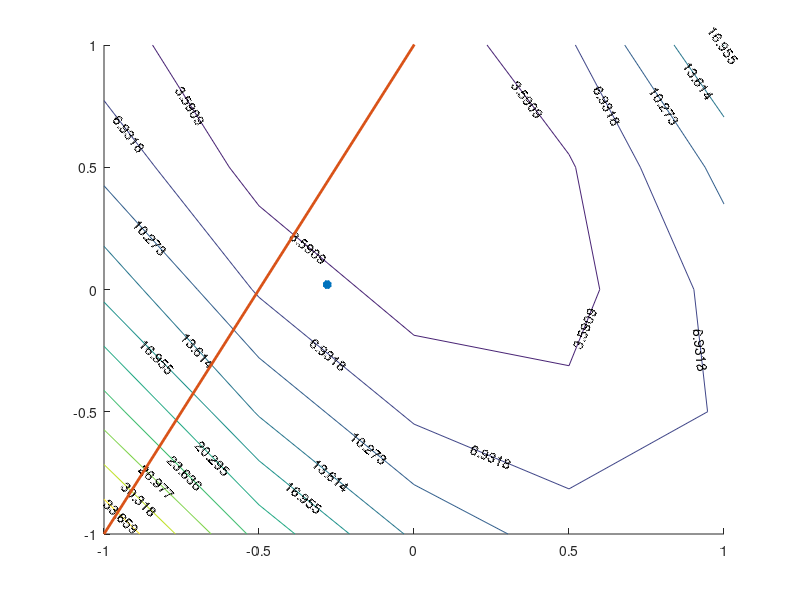

The MATLAB script that drew this image:
%% Main
function dichotomous_multi()

clear all
close all

xmin = -1 ;
xmax = 1 ;

plotff(xmin,xmax) ;
plotline(xmin,xmax) ;
end

%% Plot Contours
function plotff(xmin,xmax)
    x1 = xmin:0.5:xmax ;
    x2 = x1 ;
    [X1,X2] = meshgrid(x1,x2) ;
    for i = 1:1:size(X1,1)
        for j = 1:1:size(X1,1)
            Y(i,j) = ff(X1(i,j),X2(i,j));
        end    
    end
    hold on
    v = [dichotomous_single_f2(xmin,xmax)] 
    contour(X1,X2,Y,'ShowText','on')
    contour(X1,X2,Y,v,'ShowText','on')
end

%% Plot line
function plotline(xmin,xmax)
    X0 = [0,1] ;
    d = [0.5,1] ;
    k1 = (xmax - X0(1))/d(1) ;
    k2 = (xmin - X0(1))/d(1) ;
    X1 = X0 + k1*d ;
    X2 = X0 + k2*d ;
    A = [X1(1);X2(1)] ;
    B = [X1(2);X2(2)] ;
    plot(A,B,'LineWidth',2)
end

%% Plot function line
function plotf(xmin,xmax)
    x = xmin:0.1:xmax ;
    for i = 1:1:size(x,2) 
        y(i) = f(x(i)) ;
    end
    plot(x,y)
end

%% the function of single variable x
function f2 = f2(x) 
    x1 = 0 + x*0.5 ;
    x2 = 1 + x*1 ;
    f2 = ff(x1,x2) ;
end

%% the function of 2 variables
function ff = ff(x1,x2)
    ff = (3*x1+2*x2-1)^2 + (x1-x2+1)^2 ;
end

%% Dichotomous for f1
function dichotomous_single(xmin,xmax)
r = 0.001 ;%stop condition : minimal interval length
t = 100000 ;%stop condition : calculation times
plotf(xmin,xmax)%plot the function of the interval
hold on
    for i = 1:1:t
        L = xmax - xmin ;
        epsilon = 0.1*L ;
        x1 = (xmin + xmax - epsilon)/2 ;
        x2 = (xmin + xmax + epsilon)/2 ;
        f1 = f(x1) ;
        f2 = f(x2) ;
            if f1 < f2
                xmax = x2 ;
            else
                xmin = x1 ;
            end
        
    end
min = f((xmin + xmax)/2)
plot((xmin + xmax)/2,min,'*')%plot the point of min
end

%% Dichotomous for f2
function min_dichotomous_single_f2 = dichotomous_single_f2(xmin,xmax)
r = 0.001 ;     %stop condition : minimal interval length
t = 100000 ;    %stop condition : calculation times


    for i = 1:1:t
        L = xmax - xmin ;
        epsilon = 0.1*L ;
        x1 = (xmin + xmax - epsilon)/2 ;
        x2 = (xmin + xmax + epsilon)/2 ;
        F1 = f2(x1) ;
        F2 = f2(x2) ;
            if F1 < F2
                xmax = x2 ;
            else
                xmin = x1 ;
            end
        
    end
min_dichotomous_single_f2 = f2((xmin + xmax)/2)
M = [(xmin + xmax)/2 min_dichotomous_single_f2] ;
plot(M(1),M(2),'*','LineWidth',3)
end

